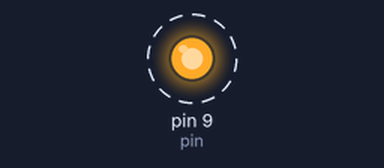
The sketch below on a simulated Arduino Uno, built with avr-gcc and run on an emulated ATmega328P. Parts: output pins drawn as LEDs (lit = HIGH). Dashed ring = blinking.

Above: at 0.2 s.
Timing chart, 0 to 3.0 s (numbered marks = the images above):
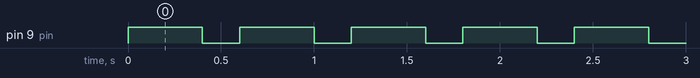

Measured:
- by itself, pin 9 (pin): alternates HIGH for 0.40 s and LOW for 0.20 s

The sketch:

led.ino
```cpp
/**************************************/
const int pin = 9;
/**************************************/
void setup()
{
  pinMode(pin,OUTPUT); //initialize thisPin as an output
}
/****************************************/
void loop()
{
  digitalWrite(pin,HIGH);//turn this led on
  delay(400);//wait for 100 microseconds

  digitalWrite(pin,LOW);//turn this led off
  delay(200);//wait for 100 microseconds
}
```
